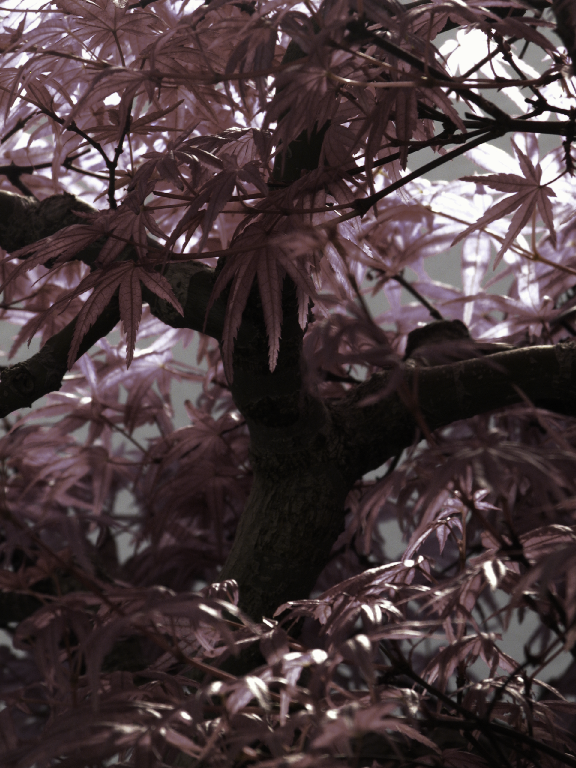
#> input picture images/mcgill/foliage_b/14.png, 576 x 768 px, found by its file name
$ python rgbhsv.py   (Python 2 division)
#> lines starting #> are read from the running program, lines starting #| are printed output that depends on the picture
"""
Array-compatible and optimized versions of the colorsys module's
rgb_to_hsv() and hsv_to_rgb() functions.

$Id$
"""

from topo.misc.inlinec import inline
import numpy


def _check_dims(A,B,C):
    shape = A.shape
    for M in (A,B,C):
        assert M.shape==shape
        assert M.min()>=0.0 and M.max()<=1.0, "Values must be on [0,1] (actual min,max=%s,%s)"%(M.min(),M.max())
    return shape


def rgb_to_hsv_array(r,g,b):
    """
    Equivalent to colorsys.rgb_to_hsv, except:
      * acts on arrays of red, green, and blue pixels
      * asserts (rather than assumes) that inputs are on [0,1]
      * returns arrays of type numpy.float32 for hue, saturation, and
        value
    """
    shape = _check_dims(r,g,b)

    from colorsys import rgb_to_hsv
    h=numpy.zeros(shape,dtype=numpy.float32)
    v=numpy.zeros(shape,dtype=numpy.float32)
    s=numpy.zeros(shape,dtype=numpy.float32)
    for i in range(shape[0]):
        for j in range(shape[1]):
            h[i,j],s[i,j],v[i,j]=rgb_to_hsv(r[i,j],g[i,j],b[i,j])
    return h,s,v


# [17 lines left out: function hsv_to_rgb_array, not called in this run]


def rgb_to_hsv_array_opt(red,grn,blu):
    """Supposed to be equivalent to rgb_to_hsv_array()."""
    shape = _check_dims(red,grn,blu)

    hue = numpy.zeros(shape,dtype=numpy.float32)
    sat = numpy.zeros(shape,dtype=numpy.float32)
    val = numpy.zeros(shape,dtype=numpy.float32)

    code = """
//// MIN3,MAX3 macros from
// http://en.literateprograms.org/RGB_to_HSV_color_space_conversion_(C)
#define MIN3(x,y,z)  ((y) <= (z) ? \
                         ((x) <= (y) ? (x) : (y)) \
                     : \
                         ((x) <= (z) ? (x) : (z)))

#define MAX3(x,y,z)  ((y) >= (z) ? \
                         ((x) >= (y) ? (x) : (y)) \
                     : \
                         ((x) >= (z) ? (x) : (z)))
////

for (int i=0; i<Nred[0]; ++i) {
    for (int j=0; j<Nred[1]; ++j) {

        // translation of Python's colorsys.rgb_to_hsv()

        float r=RED2(i,j);
        float g=GRN2(i,j);
        float b=BLU2(i,j);

        float minc=MIN3(r,g,b);
        float maxc=MAX3(r,g,b);

        VAL2(i,j)=maxc;

        if(minc==maxc) {
            HUE2(i,j)=0.0;
            SAT2(i,j)=0.0;
        } else {
            float delta=maxc-minc;
            SAT2(i,j)=delta/maxc;

            float rc=(maxc-r)/delta;
            float gc=(maxc-g)/delta;
            float bc=(maxc-b)/delta;

            if(r==maxc)
                HUE2(i,j)=bc-gc;
            else if(g==maxc)
                HUE2(i,j)=2.0+rc-bc;
            else
                HUE2(i,j)=4.0+gc-rc;

            HUE2(i,j)=(HUE2(i,j)/6.0);

            if(HUE2(i,j)<0)
                HUE2(i,j)+=1;
            //else if(HUE2(i,j)>1)
            //    HUE2(i,j)-=1;

        }

    }
}

"""
    inline(code, ['red','grn','blu','hue','sat','val'], local_dict=locals())
    return hue,sat,val


# [73 lines left out: function hsv_to_rgb_array_opt, not called in this run]


if __name__=='__main__' or __name__=='__mynamespace__':

    imagepath = 'images/mcgill/foliage_b/14.png'

    import Image
    import numpy

    from numpy.testing import assert_array_almost_equal

    R,G,B = Image.open(imagepath).split()
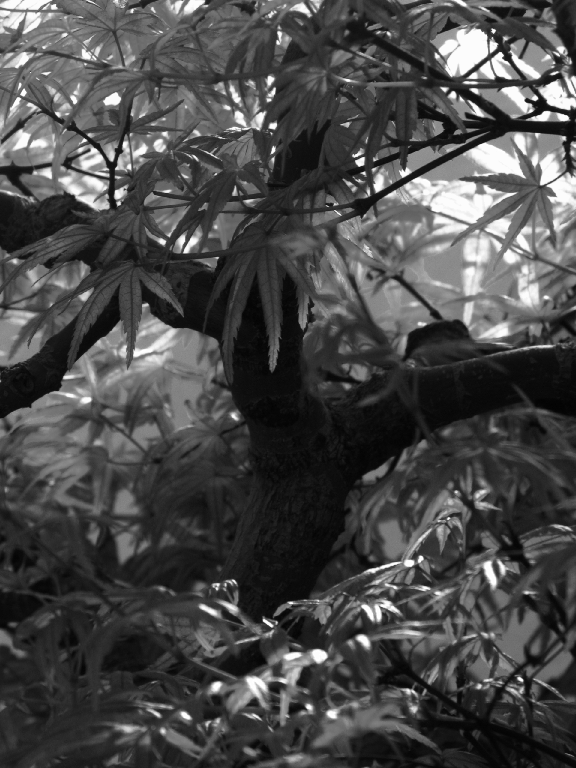
#> R: PIL image 576x768 L; min 2, max 255, mean 73
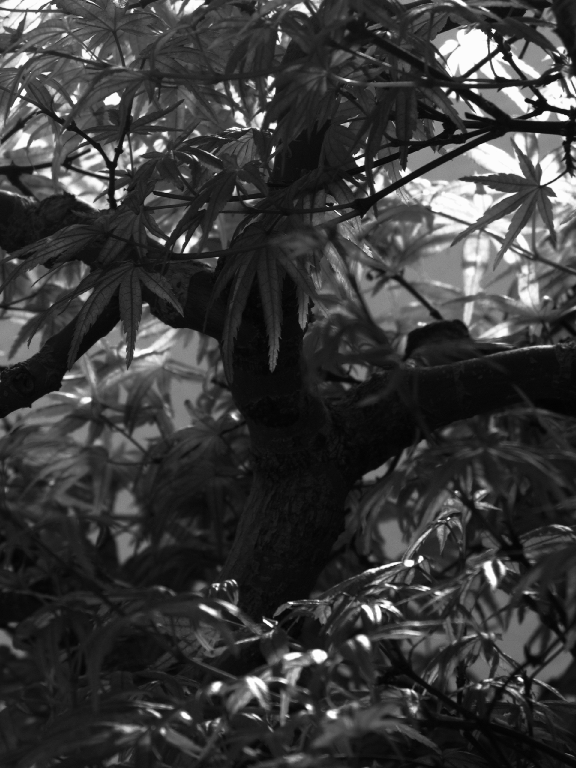
#> G: PIL image 576x768 L; min 2, max 255, mean 58.4

    R = numpy.array(R,dtype=numpy.int32)
#> R: shape (768, 576) int32
    G = numpy.array(G,dtype=numpy.int32)
#> G: shape (768, 576) int32
    B = numpy.array(B,dtype=numpy.int32)
#> B: shape (768, 576) int32

    R/=255.0
    G/=255.0
    B/=255.0

    ## test rgb_to_hsv
    H,S,V = rgb_to_hsv_array_opt(R,G,B)
#> the loop in _check_dims, `for M in (A,B,C):` made 3 passes
#> in rgb_to_hsv_array_opt, `shape = _check_dims(red,grn,blu)`: shape = (768, 576)
#> H: shape (768, 576) float32; every value is 0
    h,s,v = rgb_to_hsv_array(R,G,B)
#> the loop in _check_dims (call 2), `for M in (A,B,C):` made 3 passes
#> after the loop in rgb_to_hsv_array, `for i in range(shape[0]):`:
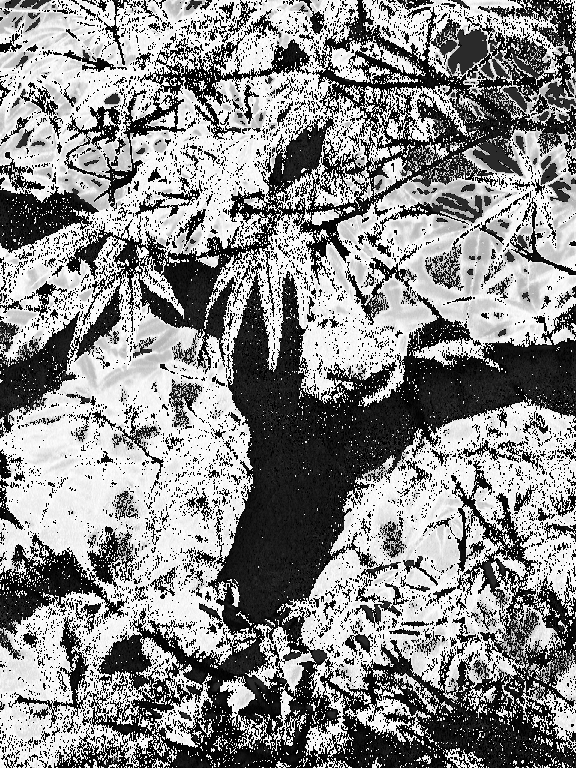
#> h: shape (768, 576) float32; min 0, max 0.995, mean 0.551
#> after the loop in rgb_to_hsv_array, `for i in range(shape[0]):`:
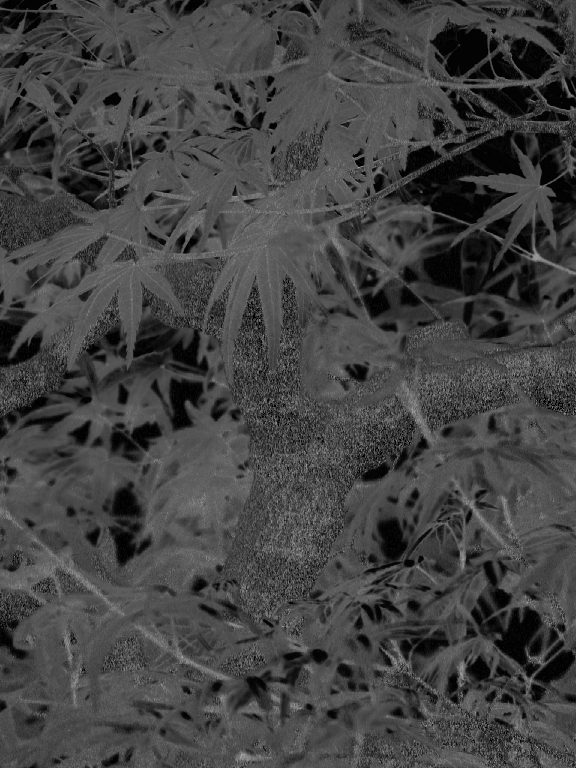
#> s: shape (768, 576) float32; min 0, max 0.667, mean 0.264
#> (the run stopped early here; a loop or call above may not have finished)

$ run again, with images/mcgill/foliage_b/01.png copied over images/mcgill/foliage_b/14.png
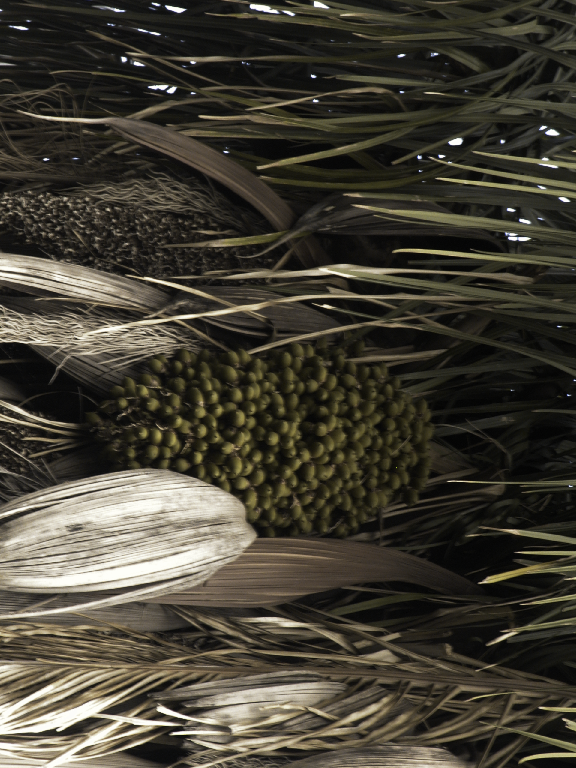
#> input picture images/mcgill/foliage_b/01.png, 576 x 768 px, found by its file name
#> the loop in _check_dims, `for M in (A,B,C):` made 3 passes
#> in rgb_to_hsv_array_opt, `shape = _check_dims(red,grn,blu)`: shape = (768, 576)
#> H: shape (768, 576) float32; every value is 0
#> the loop in _check_dims (call 2), `for M in (A,B,C):` made 3 passes
#> after the loop in rgb_to_hsv_array, `for i in range(shape[0]):`:
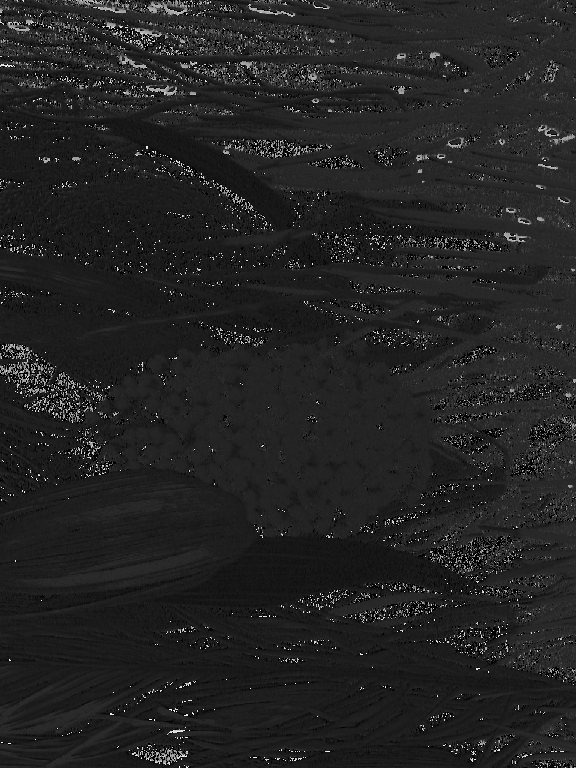
#> h: shape (768, 576) float32; min 0, max 0.992, mean 0.14
#> after the loop in rgb_to_hsv_array, `for i in range(shape[0]):`:
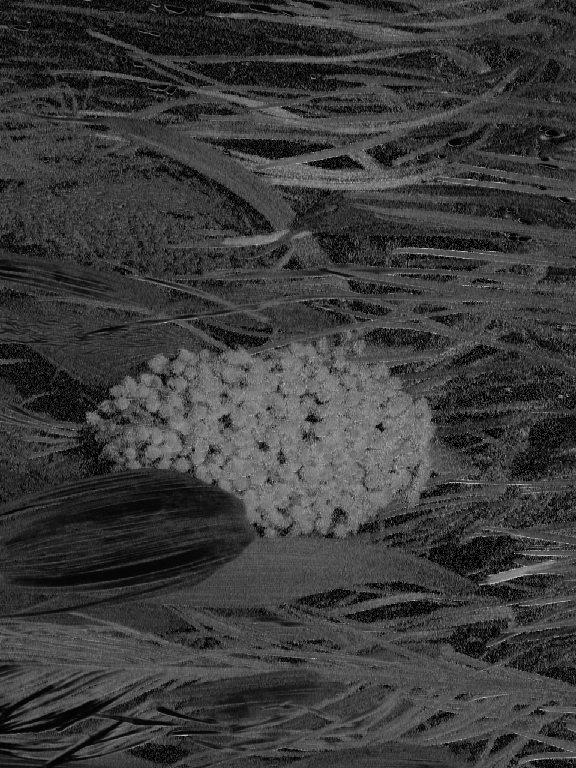
#> s: shape (768, 576) float32; min 0, max 0.8, mean 0.233

$ run again, with images/mcgill/foliage_b/02.png copied over images/mcgill/foliage_b/14.png
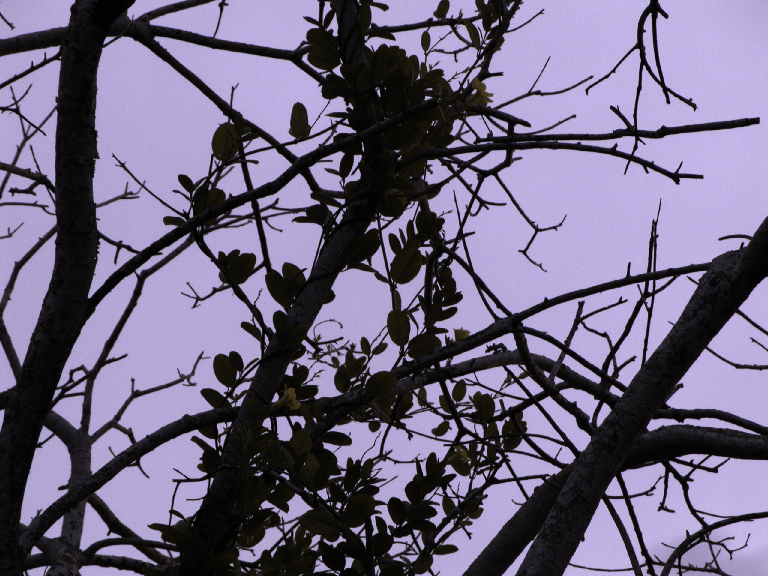
#> input picture images/mcgill/foliage_b/02.png, 768 x 576 px, found by its file name
#> `R,G,B = Image.open(imagepath).split()`:
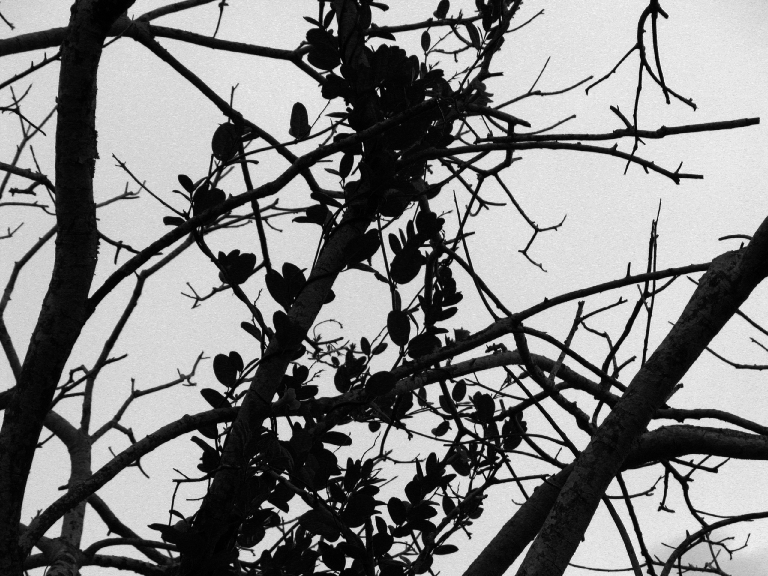
#> B: PIL image 768x576 L; min 0, max 255, mean 127.7
#> the loop in _check_dims, `for M in (A,B,C):` made 3 passes
#> in rgb_to_hsv_array_opt, `shape = _check_dims(red,grn,blu)`: shape = (576, 768)
#> H: shape (576, 768) float32; every value is 0
#> the loop in _check_dims (call 2), `for M in (A,B,C):` made 3 passes
#> after the loop in rgb_to_hsv_array, `for i in range(shape[0]):`:
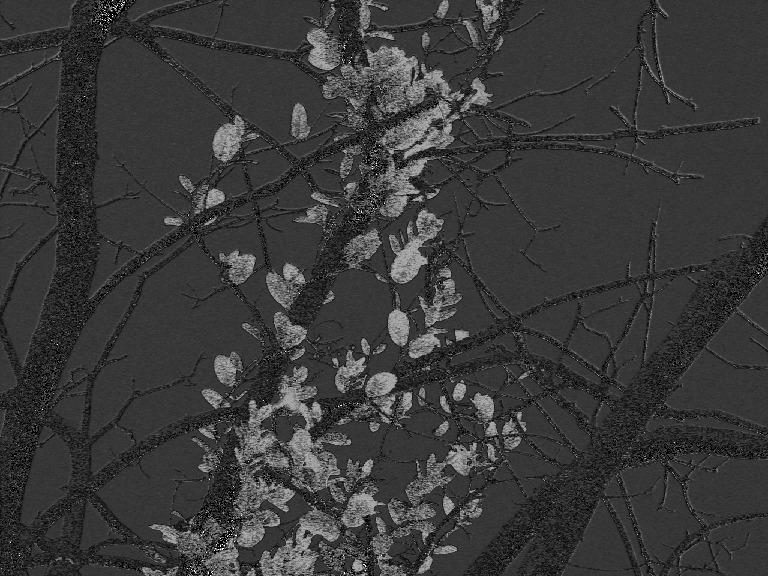
#> s: shape (576, 768) float32; min 0, max 1, mean 0.228

$ run again, with images/mcgill/foliage_b/03.png copied over images/mcgill/foliage_b/14.png
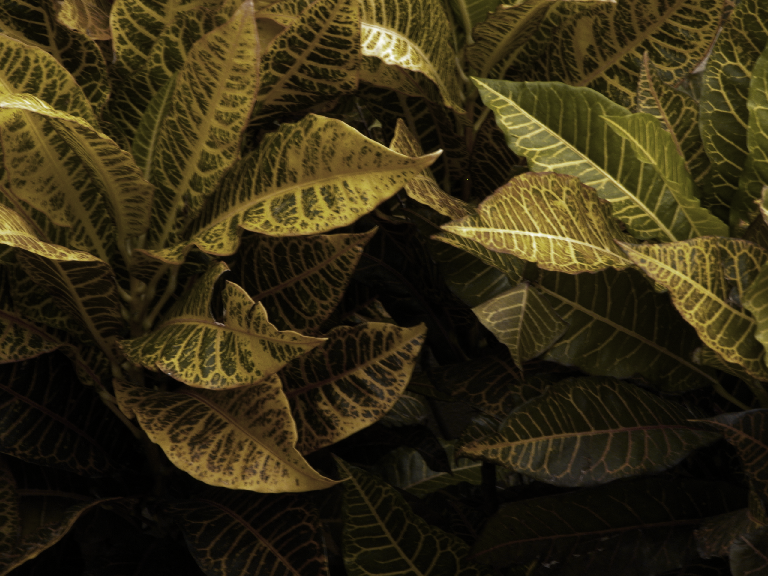
#> input picture images/mcgill/foliage_b/03.png, 768 x 576 px, found by its file name
#> `R,G,B = Image.open(imagepath).split()`:
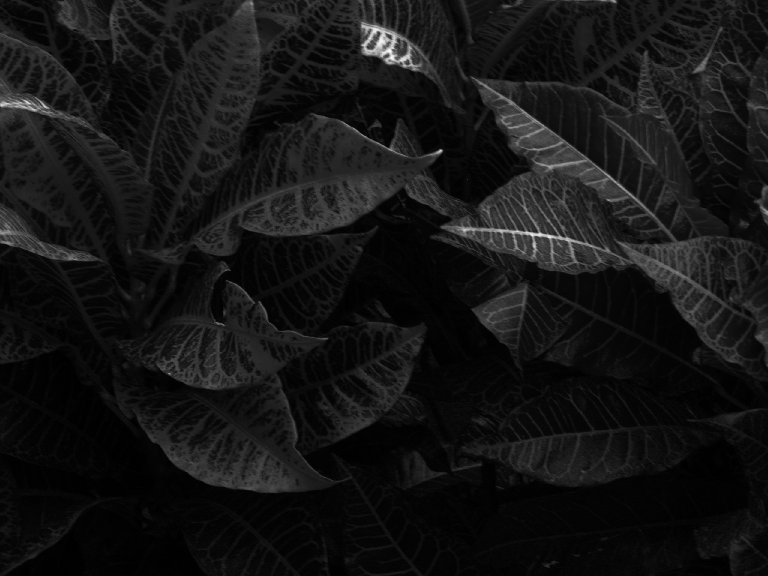
#> B: PIL image 768x576 L; min 0, max 255, mean 20.5
#> the loop in _check_dims, `for M in (A,B,C):` made 3 passes
#> in rgb_to_hsv_array_opt, `shape = _check_dims(red,grn,blu)`: shape = (576, 768)
#> H: shape (576, 768) float32; every value is 0
#> the loop in _check_dims (call 2), `for M in (A,B,C):` made 3 passes
#> after the loop in rgb_to_hsv_array, `for i in range(shape[0]):`:
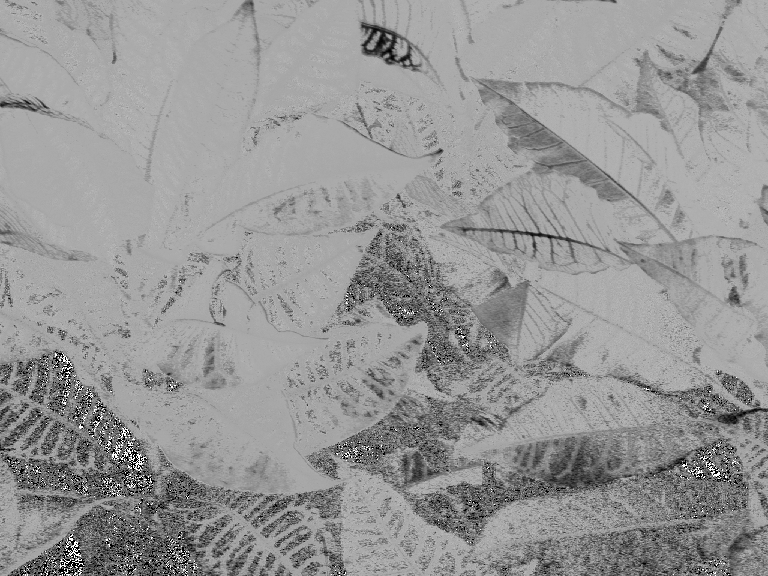
#> s: shape (576, 768) float32; min 0, max 1, mean 0.59
